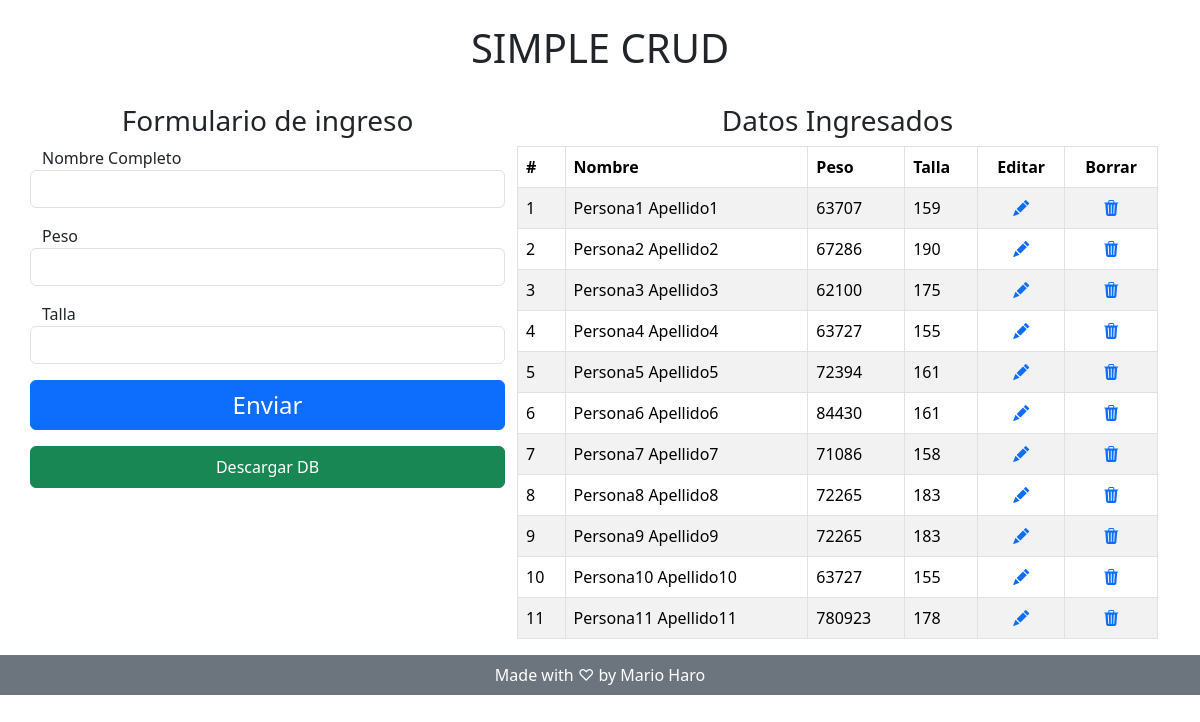
/, run on an earlier commit of the app's database.
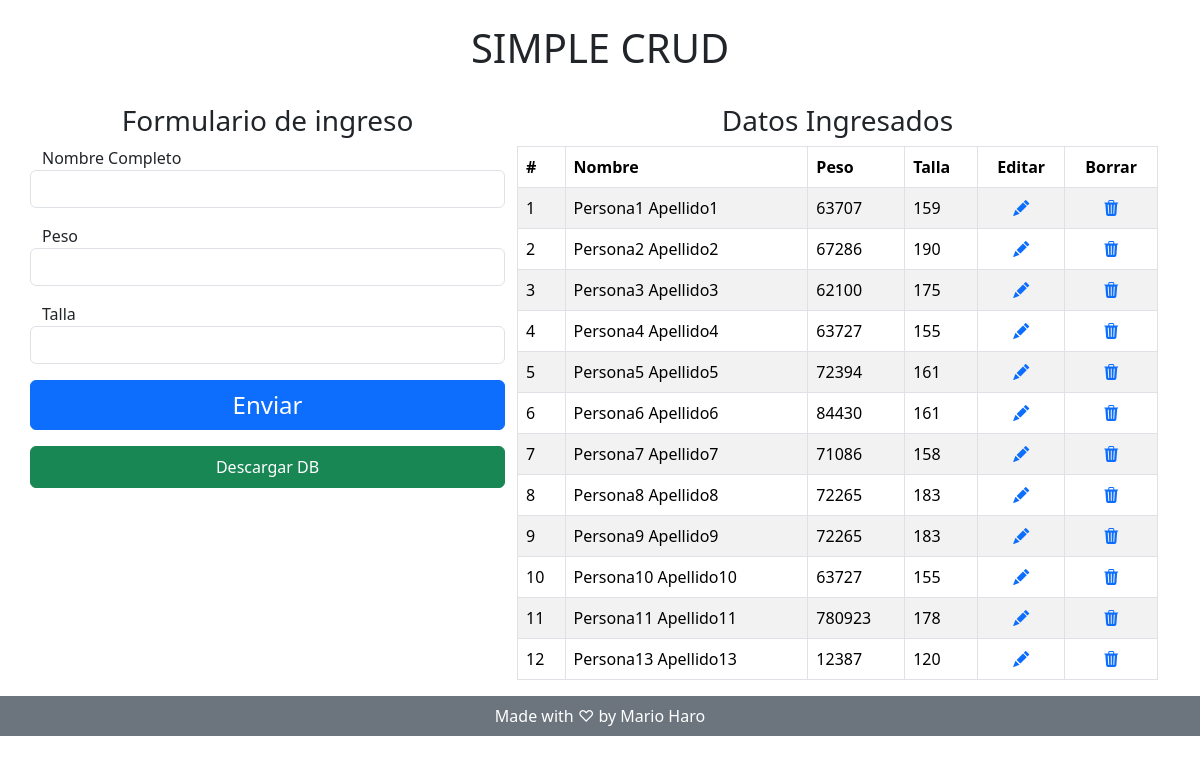
And on a later commit of the database.
### web/models.py (models this page shows, shortened)
class Persona(models.Model):
    nombre_completo = models.CharField(max_length=50)
    peso = models.IntegerField()
    talla = models.IntegerField()

### web/views.py (the view)
# urls.py: 2. Add a URL to urlpatterns:  path('', views.home, name='home')
def home(request):
    if request.method == 'GET':
        personas = Persona.objects.all()
        context = {'personas' : personas}
        return render(request, 'home.html', context)
    else:
        data = cleaned_data(request.POST)
        Persona.objects.create(**data)
        return redirect('/')

### web/templates/home.html (shortened to what this page needs)
<!doctype html>
<html lang="en">
    <head>
        <link href="https://cdn.jsdelivr.net/npm/bootstrap@5.3.2/dist/css/bootstrap.min.css" rel="stylesheet"/>
        <link rel="stylesheet" href="https://cdn.jsdelivr.net/npm/bootstrap-icons@1.11.3/font/bootstrap-icons.min.css">
    </head>
    <body>
        <header>
            <h1 class="text-center py-4">SIMPLE CRUD</h1>
        </header>
        <main class="container">
            <div class="row">
                <div class="col-lg-5">
                    <h3 class="text-center">Formulario de ingreso</h3>
                    <form action="" class="row" method="post">
                        <label>Nombre Completo</label>
                        <input type="text" class="form-control mb-3" name="nombre_completo" Required>
                        <label>Peso</label>
                        <input type="text" class="form-control mb-3" name="peso" Required>
                        <label>Talla</label>
                        <input type="text" class="form-control mb-3" name="talla" Required>
                        <button type="submit" class="btn btn-primary fs-4">Enviar</button>
                        <a href="descargar" class="btn btn-success mt-3 py-2">Descargar DB</a>
                    </form>
                </div>
                <div class="col-lg-7">
                    <h3 class="text-center">Datos Ingresados</h3>
                    <div class="table-responsive">
                        <table class="table table-bordered table-striped table">
                            <thead>
                                <tr>
                                    <th scope="col">#</th>
                                    <th scope="col">Nombre</th>
                                    <th scope="col">Peso</th>
                                    <th scope="col">Talla</th>
                                    <th class="text-center" scope="col">Editar</th>
                                    <th class="text-center" scope="col">Borrar</th>
                                </tr>
                            </thead>
                            <tbody>
                                {% for persona in personas %}
                                <tr>
                                    <td>{{forloop.counter}}</td>
                                    <td>{{persona.nombre_completo}}</td>
                                    <td>{{persona.peso}}</td>
                                    <td>{{persona.talla}}</td>
                                    <td class="text-center"><a href="editar/{{persona.id}}"><i class="bi bi-pencil-fill"></i></a></td>
                                    <td class="text-center"><a href="" data-bs-toggle="modal" data-bs-target="#exampleModal{{forloop.counter}}"><i class="bi bi-trash3-fill"></i></a></td>
                                </tr>
                                {% endfor %}
                            </tbody>
                        </table>
                    </div>
                </div>
        </main>
        <footer class="container-fluid bg-secondary">
            <p class="container text-center text-white py-2">Made with ♡ by Mario Haro</p>
        </footer>
    </body>
</html>

What changed in the data, as far as the page shows it:
added Persona: nombre_completo "Persona13 Apellido13", peso "12387", talla "120"
